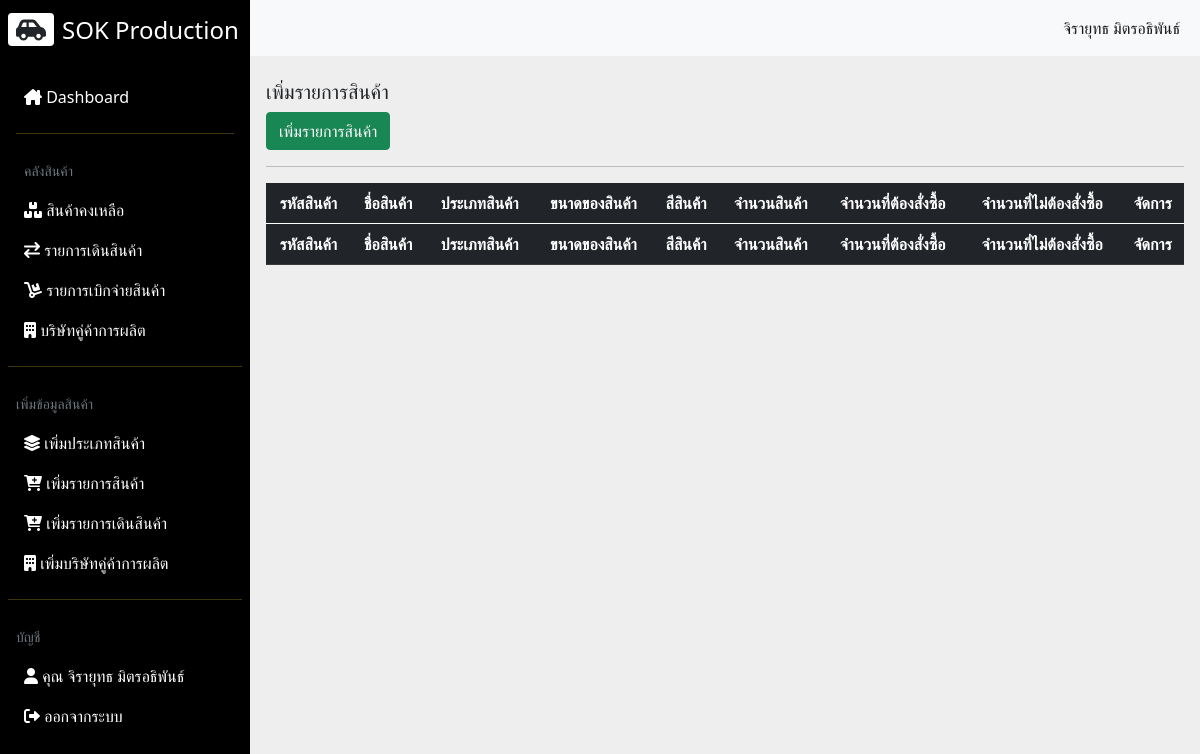
The app's page /addProduct.php (signed in), older data.
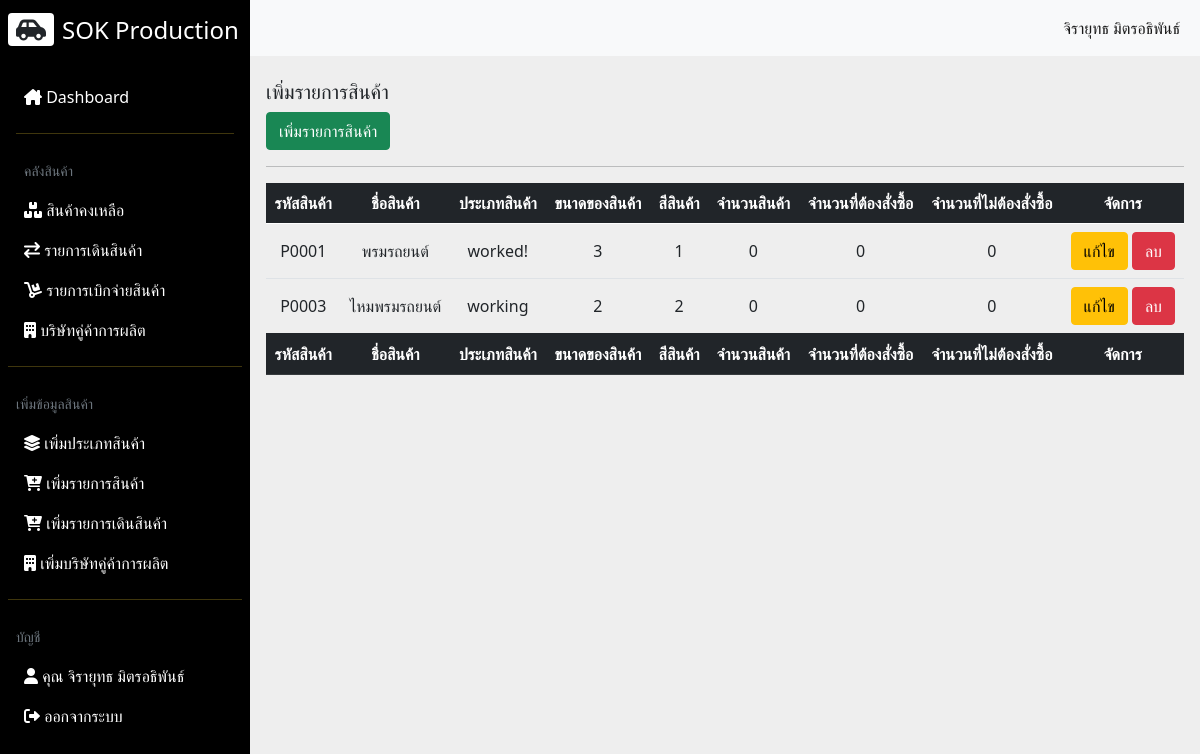
The same page, newer data.
### tables this page shows
CREATE TABLE `inventory` (
  `inv_id` varchar(11) NOT NULL,
  `inv_name` varchar(255) NOT NULL,
  `inv_qty` int(11) NOT NULL DEFAULT 0,
  `inv_min` int(11) DEFAULT NULL,
  `inv_max` int(11) DEFAULT NULL,
  `inv_size` int(1) DEFAULT NULL,
  `inv_color` int(1) DEFAULT NULL,
  `cate_id` int(11) NOT NULL
);

CREATE TABLE `category` (
  `cate_id` int(11) NOT NULL,
  `cate_name` varchar(255) NOT NULL
);

### addProduct.php (the view, shortened to what this page needs)
<!DOCTYPE html>
<html lang="en">
<head>
  <link rel="stylesheet" href="css/all.min.css">
  <link rel="stylesheet" href="css/fontawesome.min.css">
  <link rel="stylesheet" href="css/bootstrap.min.css">
  <link rel="stylesheet" href="css/styles.css">
  <link rel="stylesheet" href="css/jquery.dataTables.min.css">
</head>
<body>
  <div class="main-container d-flex">
    <?php include("includes/menuNavbar.inc.php"); ?>
    <?php
    if($_SESSION['emp_level'] == 1) {
    ?>
    <div class="content">
      <nav class="navbar navbar-expand-md navbar-light bg-light">
        <div class="container-fluid">
          <div class="collapse navbar-collapse justify-content-end" id="navbarSupportedContent">
            <ul class="navbar-nav mb-2 mb-lg-0">
              <li class="nav-item">
                <a class="nav-link active" aria-current="page" href="#"><?= $_SESSION['emp_fname']; ?> <?= $_SESSION['emp_lname']; ?></a>
              </li>
            </ul>
          </div>
        </div>
      </nav>
      <div class="dashboard-content px-3 pt-4">
        <h2 class="fs-5"> เพิ่มรายการสินค้า</h2>
        <button class="btn btn-success" id="add">เพิ่มรายการสินค้า</button>
        <hr>
        <div class="col-md-12">
          <div class="row">
            <div class="col-md-12">
              <div class="table-responsive">
                <table class="table align-middle table-hover" id="myTable">
                  <thead class="table-dark">
                    <tr>
                      <th class="text-center">รหัสสินค้า</th>
                      <th class="text-center">ชื่อสินค้า</th>
                      <th class="text-center">ประเภทสินค้า</th>
                      <th class="text-center">ขนาดของสินค้า</th>
                      <th class="text-center">สีสินค้า</th>
                      <th class="text-center">จำนวนสินค้า</th>
                      <th class="text-center">จำนวนที่ต้องสั่งซื้อ</th>
                      <th class="text-center">จำนวนที่ไม่ต้องสั่งซื้อ</th>
                      <th class="text-center">จัดการ</th>
                    </tr>
                  </thead>
                  <tbody>
                    <?php
                    include_once('config/db.php');
                    $sql = "SELECT * FROM inventory INNER JOIN category ON inventory.cate_id = category.cate_id";
                    $query = mysqli_query($conn, $sql);
                    while($row = mysqli_fetch_array($query)) {
                    ?>
                    <tr id="<?= $row['inv_id']; ?>" class="text-center">
                      <td><?= $row['inv_id']; ?></td>
                      <td data-target="name"><?= $row['inv_name']; ?></td>
                      <td><?= $row['cate_name']; ?></td>
                      <td data-target="size"><?= $row['inv_size']; ?></td>
                      <td data-target="color"><?= $row['inv_color']; ?></td>
                      <td data-target="qty"><?= $row['inv_qty']; ?></td>
                      <td data-target="min"><?= $row['inv_min']; ?></td>
                      <td data-target="max"><?= $row['inv_max']; ?></td>
                      <td>
                        <a href="#" data-role="edit" data-id="<?= $row['inv_id']; ?>"; class="btn btn-warning">แก้ไข</a>
                        <a href="#" data-role="delete" data-id="<?= $row['inv_id']; ?>"; class="btn btn-danger">ลบ</a>
                      </td>
                    </tr>
                    <?php } ?>
                  </tbody>
                  <thead class="table-dark">
                    <tr>
                      <th class="text-center">รหัสสินค้า</th>
                      <th class="text-center">ชื่อสินค้า</th>
                      <th class="text-center">ประเภทสินค้า</th>
                      <th class="text-center">ขนาดของสินค้า</th>
                      <th class="text-center">สีสินค้า</th>
                      <th class="text-center">จำนวนสินค้า</th>
                      <th class="text-center">จำนวนที่ต้องสั่งซื้อ</th>
                      <th class="text-center">จำนวนที่ไม่ต้องสั่งซื้อ</th>
                      <th class="text-center">จัดการ</th>
                    </tr>
                  </thead>
                </table>
              </div>
            </div>
          </div>
        </div>
      </div>
    </div>
    <?php } else {
      echo '<script>alert("หน้าเพจนี้ได้สำหรับพนักงานจัดการคลังสินค้าเท่านั้น!");window.location.href = "index.php"</script>';
    } ?>
  </div>
</body>
</html>

### includes/menuNavbar.inc.php (shortened to what this page needs)
<?php
if($_SESSION['emp_level'] == 1) {
?>
<div class="sidebar" id="side_nav">
      <div class="header-box px-2 pt-3 pb-4 d-flex justify-content-between">
        <h1 class="fs-4"><span class="bg-white text-dark rounded shadow px-2 me-2"><i
              class="fa-solid fa-car-side"></i></span><span class="text-white">SOK Production</span></h1>
      </div>
      <ul class="list-unstyled px-2">
        <li class=""><a href="index.php" class="text-decoration-none px-3 py-2 d-block"><i
              class="fa-solid fa-house-chimney"></i>
            Dashboard</a></li>
        <hr class="h-color mx-2">
        <a class="text-decoration-none px-3 py-2 d-block text-secondary"><small>คลังสินค้า</small></a>
        <li class=""><a href="#" class="text-decoration-none px-3 py-2 d-block"><i
              class="fa-solid fa-boxes-stacked"></i> สินค้าคงเหลือ</a>
        </li>
        <li class=""><a href="transfer.php" class="text-decoration-none px-3 py-2 d-block"><i
              class="fa-solid fa-arrow-right-arrow-left"></i> รายการเดินสินค้า</a>
        </li>
        <li class=""><a href="#" class="text-decoration-none px-3 py-2 d-block"><i class="fa-solid fa-dolly"></i>
            รายการเบิกจ่ายสินค้า</a></li>
        <li class=""><a href="#" class="text-decoration-none px-3 py-2 d-block"><i class="fa-solid fa-building"></i>
            บริษัทคู่ค้าการผลิต</a></li>
      </ul>
      <hr class="h-color mx-2">
      <a class="text-decoration-none px-3 py-2 d-block text-secondary"><small>เพิ่มข้อมูลสินค้า</small></a>
      <ul class="list-unstyled px-2">
        <li class=""><a href="addCategory.php" class="text-decoration-none px-3 py-2 d-block"><i class="fa-solid fa-layer-group"></i> เพิ่มประเภทสินค้า</a>
        </li>
        <li class=""><a href="addProduct.php" class="text-decoration-none px-3 py-2 d-block"><i class="fa-solid fa-cart-plus"></i> เพิ่มรายการสินค้า</a>
        </li>
        <li class=""><a href="addTransfer.php" class="text-decoration-none px-3 py-2 d-block"><i class="fa-solid fa-cart-plus"></i> เพิ่มรายการเดินสินค้า</a>
        </li>
        <li class=""><a href="addSupplier.php" class="text-decoration-none px-3 py-2 d-block"><i class="fa-solid fa-building"></i> เพิ่มบริษัทคู่ค้าการผลิต</a>
        </li>
      </ul>
      <hr class="h-color mx-2">
      <a class="text-decoration-none px-3 py-2 d-block text-secondary"><small>บัญชี</small></a>
      <ul class="list-unstyled px-2">
        <li class=""><a href="#" class="text-decoration-none px-3 py-2 d-block"><i class="fa-solid fa-user"></i> คุณ
            <?= $_SESSION['emp_fname']; ?> <?= $_SESSION['emp_lname']; ?></a>
        </li>
        <li class=""><a href="#" id="logout" class="text-decoration-none px-3 py-2 d-block"><i
              class="fa-solid fa-right-from-bracket"></i>
            ออกจากระบบ</a></li>
      </ul>
    </div>
<?php } ?>

### css/styles.css (style rules this page uses)
body { background-color: #eee; }
#side_nav { background: #000; min-width: 250px; max-width: 250px; transition: all 0.3s; }
.content { min-height: 100vh; width: 100%; }
hr.h-color { background-color: #FCD535; }
.sidebar li a { color: #fff; }

Row changes from the older to the newer data that the page shows:
added inventory: inv_id "P0001", inv_name "พรมรถยนต์", cate.cate_name "worked!", inv_size "3", inv_color "1", inv_qty "0", inv_min "0", inv_max "0"
added inventory: inv_id "P0003", inv_name "ไหมพรมรถยนต์", cate.cate_name "working", inv_size "2", inv_color "2", inv_qty "0", inv_min "0", inv_max "0"
